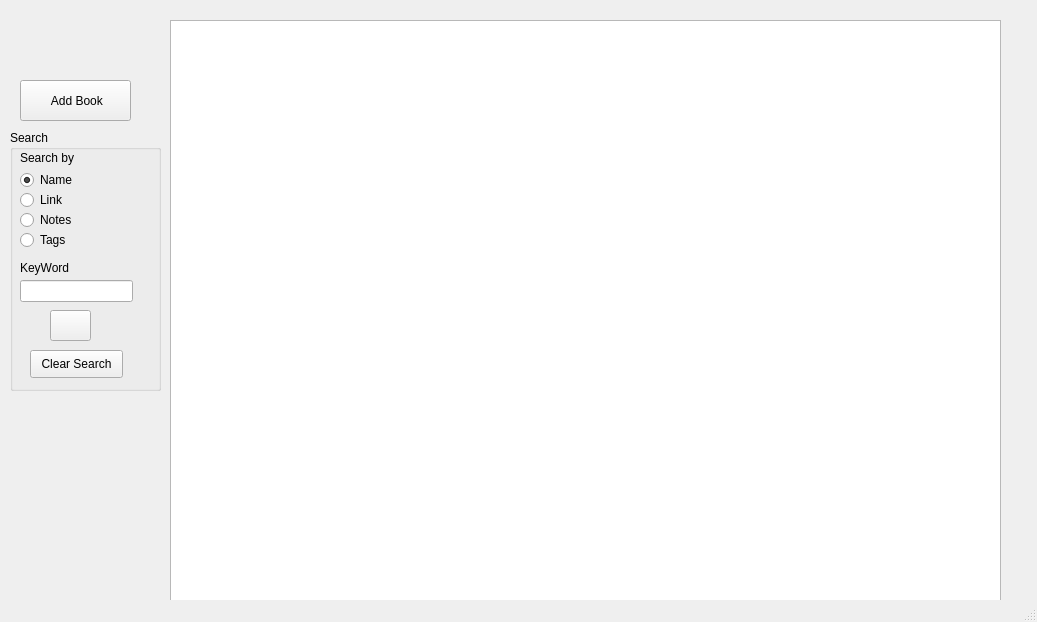
<?xml version="1.0" encoding="UTF-8"?>
<ui version="4.0">
 <class>MainWindow</class>
 <widget class="QMainWindow" name="MainWindow">
  <property name="geometry">
   <rect>
    <x>0</x>
    <y>0</y>
    <width>1037</width>
    <height>622</height>
   </rect>
  </property>
  <property name="windowTitle">
   <string>MainWindow</string>
  </property>
  <widget class="QWidget" name="centralwidget">
   <widget class="QListWidget" name="list_1">
    <property name="geometry">
     <rect>
      <x>170</x>
      <y>20</y>
      <width>831</width>
      <height>601</height>
     </rect>
    </property>
   </widget>
   <widget class="QLabel" name="label">
    <property name="geometry">
     <rect>
      <x>10</x>
      <y>10</y>
      <width>131</width>
      <height>61</height>
     </rect>
    </property>
    <property name="palette">
     <palette>
      <active>
       <colorrole role="BrightText">
        <brush brushstyle="SolidPattern">
         <color alpha="255">
          <red>85</red>
          <green>170</green>
          <blue>0</blue>
         </color>
        </brush>
       </colorrole>
      </active>
      <inactive>
       <colorrole role="BrightText">
        <brush brushstyle="SolidPattern">
         <color alpha="255">
          <red>85</red>
          <green>170</green>
          <blue>0</blue>
         </color>
        </brush>
       </colorrole>
      </inactive>
      <disabled>
       <colorrole role="BrightText">
        <brush brushstyle="SolidPattern">
         <color alpha="255">
          <red>85</red>
          <green>170</green>
          <blue>0</blue>
         </color>
        </brush>
       </colorrole>
      </disabled>
     </palette>
    </property>
    <property name="text">
     <string/>
    </property>
    <property name="pixmap">
     <pixmap>Icons/logo.png</pixmap>
    </property>
    <property name="scaledContents">
     <bool>true</bool>
    </property>
   </widget>
   <widget class="QPushButton" name="button_add">
    <property name="geometry">
     <rect>
      <x>20</x>
      <y>80</y>
      <width>111</width>
      <height>41</height>
     </rect>
    </property>
    <property name="text">
     <string> Add Book</string>
    </property>
    <property name="icon">
     <iconset>
      <normaloff>Icons/add.svg</normaloff>Icons/add.svg</iconset>
    </property>
   </widget>
   <widget class="QGroupBox" name="groupBox">
    <property name="geometry">
     <rect>
      <x>10</x>
      <y>130</y>
      <width>151</width>
      <height>261</height>
     </rect>
    </property>
    <property name="title">
     <string>Search</string>
    </property>
    <widget class="QPushButton" name="button_search">
     <property name="geometry">
      <rect>
       <x>40</x>
       <y>180</y>
       <width>41</width>
       <height>31</height>
      </rect>
     </property>
     <property name="text">
      <string/>
     </property>
     <property name="icon">
      <iconset>
       <normaloff>Icons/search.webp</normaloff>Icons/search.webp</iconset>
     </property>
    </widget>
    <widget class="QRadioButton" name="radioButton_1">
     <property name="geometry">
      <rect>
       <x>10</x>
       <y>40</y>
       <width>95</width>
       <height>20</height>
      </rect>
     </property>
     <property name="text">
      <string>Name</string>
     </property>
     <property name="checked">
      <bool>true</bool>
     </property>
    </widget>
    <widget class="QRadioButton" name="radioButton_2">
     <property name="geometry">
      <rect>
       <x>10</x>
       <y>60</y>
       <width>95</width>
       <height>20</height>
      </rect>
     </property>
     <property name="text">
      <string>Link</string>
     </property>
    </widget>
    <widget class="QRadioButton" name="radioButton_3">
     <property name="geometry">
      <rect>
       <x>10</x>
       <y>80</y>
       <width>95</width>
       <height>20</height>
      </rect>
     </property>
     <property name="text">
      <string>Notes</string>
     </property>
    </widget>
    <widget class="QRadioButton" name="radioButton_4">
     <property name="geometry">
      <rect>
       <x>10</x>
       <y>100</y>
       <width>95</width>
       <height>20</height>
      </rect>
     </property>
     <property name="text">
      <string>Tags</string>
     </property>
    </widget>
    <widget class="QLabel" name="label_2">
     <property name="geometry">
      <rect>
       <x>10</x>
       <y>20</y>
       <width>61</width>
       <height>16</height>
      </rect>
     </property>
     <property name="text">
      <string>Search by</string>
     </property>
    </widget>
    <widget class="QLabel" name="label_3">
     <property name="geometry">
      <rect>
       <x>10</x>
       <y>130</y>
       <width>55</width>
       <height>16</height>
      </rect>
     </property>
     <property name="text">
      <string>KeyWord</string>
     </property>
    </widget>
    <widget class="QLineEdit" name="lineEdit">
     <property name="geometry">
      <rect>
       <x>10</x>
       <y>150</y>
       <width>113</width>
       <height>22</height>
      </rect>
     </property>
     <property name="text">
      <string/>
     </property>
    </widget>
    <widget class="QPushButton" name="pushButton">
     <property name="geometry">
      <rect>
       <x>20</x>
       <y>220</y>
       <width>93</width>
       <height>28</height>
      </rect>
     </property>
     <property name="text">
      <string>Clear Search</string>
     </property>
    </widget>
   </widget>
   <zorder>groupBox</zorder>
   <zorder>list_1</zorder>
   <zorder>label</zorder>
   <zorder>button_add</zorder>
  </widget>
  <widget class="QStatusBar" name="statusbar"/>
 </widget>
 <resources/>
 <connections/>
</ui>
